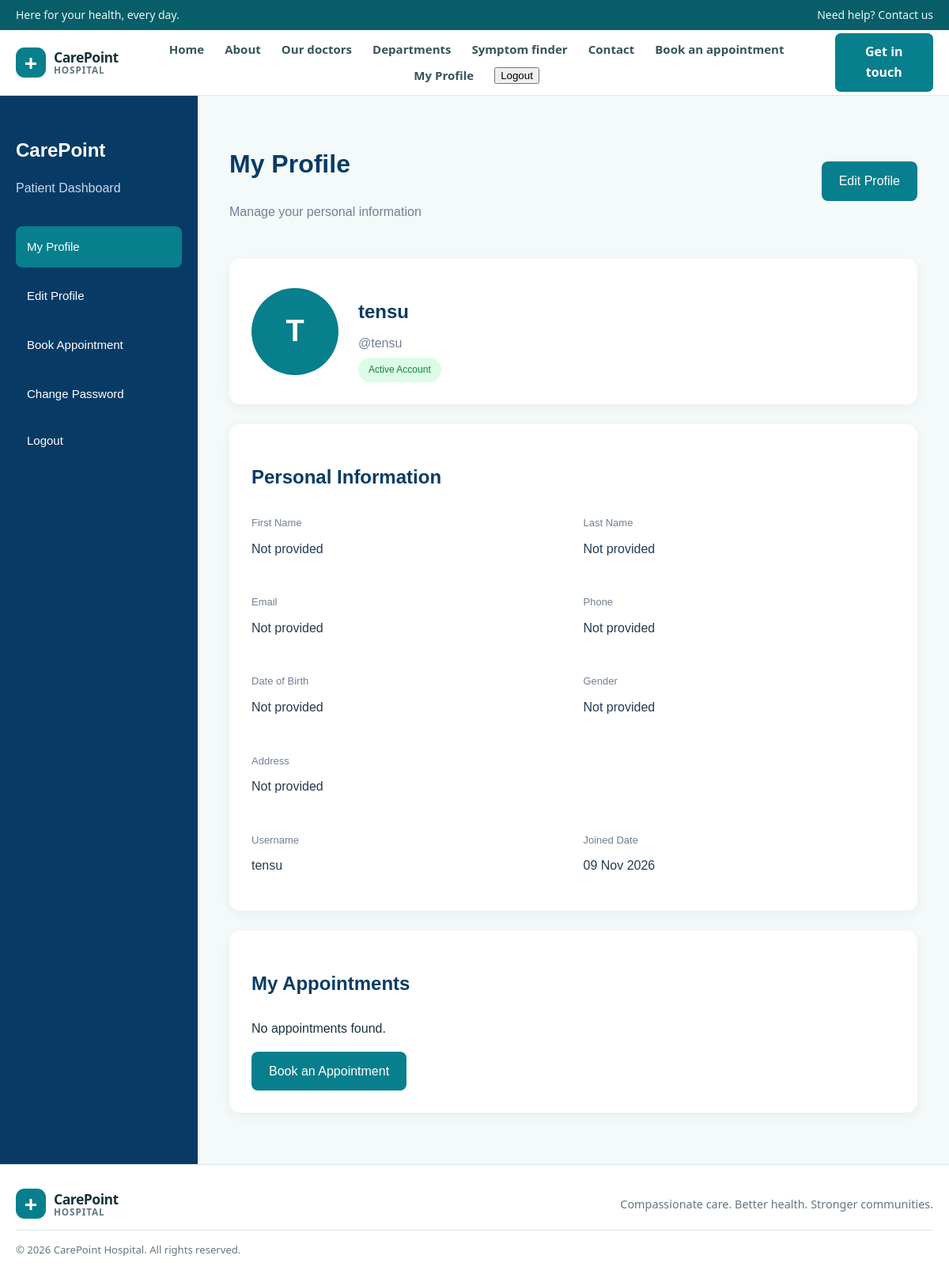
Screenshot of /profile/ (signed in) with the database file from the repository.
### home/models.py (models this page shows, shortened)
class UserProfile(models.Model):
    GENDER_CHOICES = [
        ('Male', 'Male'),
        ('Female', 'Female'),
        ('Other', 'Other'),
    ]
    user = models.OneToOneField(
        User,
        on_delete=models.CASCADE,
        related_name='profile'
    )
    phone = models.CharField(max_length=15, blank=True)
    date_of_birth = models.DateField(null=True, blank=True)
    gender = models.CharField(
        max_length=10,
        choices=GENDER_CHOICES,
        blank=True
    )
    address = models.TextField(blank=True)
    profile_picture = models.ImageField(
        upload_to='profile_pictures/',
        null=True,
        blank=True
    )

### home/views.py (the view)
# urls.py: path('profile/', views.profile, name='profile'),
@login_required
def profile(request):
    profile_data, created = UserProfile.objects.get_or_create(
        user=request.user
    )
    appointments = book_appointment.objects.filter(
        user=request.user
    ).select_related(
        'doctor_name',
        'doctor_name__department_name'
    ).order_by('-booked_on')
    return render(request, 'profile.html', {
        'profile_data': profile_data,
        'appointments': appointments,
        'today': timezone.localdate(),
    })

### home/templates/profile.html (shortened to what this page needs)
{% extends "base.html" %}
{% load static %}
{% block extra_css %}
<link rel="stylesheet"
      href="{% static 'home/css/profile.css' %}">
{% endblock %}
{% block content %}
<div class="profile-container">
    <aside class="profile-sidebar">
        <h2>CarePoint</h2>
        <p>Patient Dashboard</p>
        <a href="{% url 'profile' %}" class="active">
            My Profile
        </a>
        <a href="{% url 'edit_profile' %}">
            Edit Profile
        </a>
        <a href="{% url 'booking' %}">
            Book Appointment
        </a>
        <a href="{% url 'change_password' %}">
            Change Password
        </a>
        <form action="{% url 'logout' %}" method="POST">
            <button type="submit" class="logout-link">
                Logout
            </button>
        </form>
    </aside>
    <main class="profile-main">
        <div class="profile-header">
            <div>
                <h1>My Profile</h1>
                <p>Manage your personal information</p>
            </div>
            <a href="{% url 'edit_profile' %}"
               class="edit-btn">
                Edit Profile
            </a>
        </div>
        <section class="profile-card">
            {% if profile_data.profile_picture %}
                <img src="{{ profile_data.profile_picture.url }}"
                     class="profile-image"
                     alt="Profile picture">
            {% else %}
                <div class="profile-placeholder">
                    {{ user.first_name|default:user.username|first|upper }}
                </div>
            {% endif %}
            <div>
                <h2>{{ user.get_full_name|default:user.username }}</h2>
                <p>@{{ user.username }}</p>
                <span class="status">Active Account</span>
            </div>
        </section>
        <section class="information-card">
            <h2>Personal Information</h2>
            <div class="information-grid">
                <div>
                    <label>First Name</label>
                    <p>{{ user.first_name|default:"Not provided" }}</p>
                </div>
                <div>
                    <label>Last Name</label>
                    <p>{{ user.last_name|default:"Not provided" }}</p>
                </div>
                <div>
                    <label>Email</label>
                    <p>{{ user.email|default:"Not provided" }}</p>
                </div>
                <div>
                    <label>Phone</label>
                    <p>{{ profile_data.phone|default:"Not provided" }}</p>
                </div>
                <div>
                    <label>Date of Birth</label>
                    <p>{{ profile_data.date_of_birth|default:"Not provided" }}</p>
                </div>
                <div>
                    <label>Gender</label>
                    <p>{{ profile_data.gender|default:"Not provided" }}</p>
                </div>
                <div class="full-width">
                    <label>Address</label>
                    <p>{{ profile_data.address|default:"Not provided" }}</p>
                </div>
                <div>
                    <label>Username</label>
                    <p>{{ user.username }}</p>
                </div>
                <div>
                    <label>Joined Date</label>
                    <p>{{ user.date_joined|date:"d M Y" }}</p>
                </div>
            </div>
        </section>
        <section class="information-card">
            <h2>My Appointments</h2>
            {% for appointment in appointments %}
                <div class="appointment-card">
                    <h3>{{ appointment.doctor_name.doctor_name }}</h3>
                    <p>
                        Department:
                        {{ appointment.doctor_name.department_name.department_name }}
                    </p>
                    <p>
                        Appointment Date:
                        {{ appointment.booked_on|date:"d M Y" }}
                    </p>
                    {% if appointment.booked_on >= today %}
                        <span class="status">Upcoming</span>
                    {% else %}
                        <span class="past-status">Past</span>
                    {% endif %}
                </div>
            {% empty %}
                <p>No appointments found.</p>
                <a href="{% url 'booking' %}" class="edit-btn">
                    Book an Appointment
                </a>
            {% endfor %}
        </section>
    </main>
</div>
{% endblock %}

### home/static/home/css/style.css (style rules this page uses)
:root { color-scheme: light; --color-ink: #17323b; --color-muted: #60777e; --color-primary: #087f8c; --color-primary-dark: #066672; --color-surface: #ffffff; --color-background: #f4f9f9; --color-border: #dce8e9; --content-width: 1160px; font-family: "Segoe UI", Arial, sans-serif; }
* { box-sizing: border-box; }
html { scroll-behavior: smooth; }
body { min-width: 320px; margin: 0; color: var(--color-ink); background: var(--color-surface); font-size: 16px; line-height: 1.6; }
a { color: inherit; }
main { min-height: 55vh; background: var(--color-background); }

### home/static/home/css/profile.css (style rules this page uses)
.profile-container { display: flex; min-height: 750px; background: #f4f8fc; font-family: Arial, sans-serif; }
.profile-sidebar { width: 250px; background: #073b66; color: white; padding: 30px 20px; flex-shrink: 0; }
.profile-sidebar h2 { margin-bottom: 5px; }
.profile-sidebar p { color: #c5d9eb; margin-bottom: 35px; }
.profile-sidebar a, .logout-link { display: block; padding: 14px; margin: 10px 0; color: white; text-decoration: none; border-radius: 8px; background: transparent; border: none; width: 100%; text-align: left; font-size: 15px; cursor: pointer; }
.profile-sidebar a:hover, .profile-sidebar a.active, .logout-link:hover { background: #087f8c; }
.profile-main { flex: 1; padding: 40px; min-width: 0; }
.profile-header { display: flex; justify-content: space-between; align-items: center; gap: 15px; margin-bottom: 30px; }
.profile-header h1 { color: #073b66; }
.profile-header p { color: #718096; }
.profile-card, .information-card { background: white; border-radius: 14px; padding: 28px; margin-bottom: 25px; box-shadow: 0 4px 15px rgba(0,0,0,0.05); }
.profile-card { display: flex; align-items: center; gap: 25px; }
.profile-image, .profile-placeholder { width: 110px; height: 110px; border-radius: 50%; object-fit: cover; }
.profile-placeholder { display: flex; align-items: center; justify-content: center; background: #087f8c; color: white; font-size: 38px; font-weight: bold; }
.profile-card h2 { color: #073b66; margin-bottom: 8px; }
.profile-card p { color: #718096; margin: 5px 0; }
.status, .past-status { display: inline-block; padding: 6px 13px; border-radius: 20px; background: #dcfce7; color: #15803d; font-size: 12px; }
.information-card h2 { color: #073b66; margin-bottom: 25px; }
.information-grid { display: grid; grid-template-columns: repeat(2, 1fr); gap: 25px; }
.information-grid label { color: #718096; font-size: 13px; }
.information-grid p { color: #243b53; margin-top: 8px; overflow-wrap: anywhere; }
.full-width { grid-column: 1 / -1; }
.edit-btn { display: inline-block; background: #087f8c; color: white; padding: 12px 22px; border: none; border-radius: 8px; text-decoration: none; cursor: pointer; }

### rows the page displays
UserProfile: phone "Not provided", date_of_birth "Not provided", gender "Not provided", address "Not provided"

### other values shown
{{ user.first_name|default:user.username|first|upper }} "T"
{{ user.get_full_name|default:user.username }} "tensu"
{{ user.username }} "tensu"
{{ user.first_name|default:"Not provided" }} "Not provided"
{{ user.last_name|default:"Not provided" }} "Not provided"
{{ user.email|default:"Not provided" }} "Not provided"
{{ user.date_joined|date:"d M Y" }} "09 Nov 2026"
